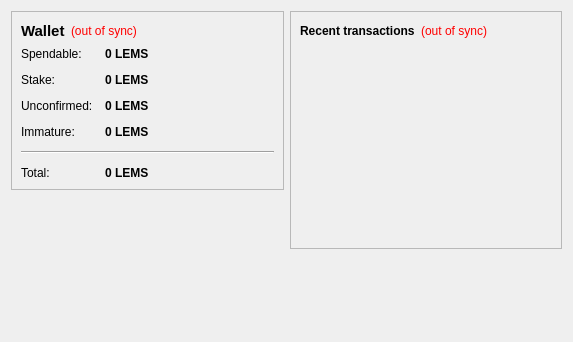
<?xml version="1.0" encoding="UTF-8"?>
<ui version="4.0">
 <class>OverviewPage</class>
 <widget class="QWidget" name="OverviewPage">
  <property name="geometry">
   <rect>
    <x>0</x>
    <y>0</y>
    <width>573</width>
    <height>342</height>
   </rect>
  </property>
  <property name="windowTitle">
   <string>Form</string>
  </property>
  <layout class="QHBoxLayout" name="horizontalLayout" stretch="1,1">
   <item>
    <layout class="QVBoxLayout" name="verticalLayout_2">
     <item>
      <widget class="QFrame" name="frame">
       <property name="frameShape">
        <enum>QFrame::StyledPanel</enum>
       </property>
       <property name="frameShadow">
        <enum>QFrame::Raised</enum>
       </property>
       <layout class="QVBoxLayout" name="verticalLayout_4">
        <item>
         <layout class="QHBoxLayout" name="horizontalLayout_4">
          <item>
           <widget class="QLabel" name="label_5">
            <property name="font">
             <font>
              <pointsize>11</pointsize>
              <weight>75</weight>
              <bold>true</bold>
             </font>
            </property>
            <property name="text">
             <string>Wallet</string>
            </property>
           </widget>
          </item>
          <item>
           <widget class="QLabel" name="labelWalletStatus">
            <property name="toolTip">
             <string>The displayed information may be out of date. Your wallet automatically synchronizes with the Lemmings network after a connection is established, but this process has not completed yet.</string>
            </property>
            <property name="styleSheet">
             <string notr="true">QLabel { color: red; }</string>
            </property>
            <property name="text">
             <string notr="true">(out of sync)</string>
            </property>
            <property name="alignment">
             <set>Qt::AlignLeading|Qt::AlignLeft|Qt::AlignVCenter</set>
            </property>
           </widget>
          </item>
          <item>
           <spacer name="horizontalSpacer_2">
            <property name="orientation">
             <enum>Qt::Horizontal</enum>
            </property>
            <property name="sizeHint" stdset="0">
             <size>
              <width>40</width>
              <height>20</height>
             </size>
            </property>
           </spacer>
          </item>
         </layout>
        </item>
        <item>
         <layout class="QFormLayout" name="formLayout_2">
          <property name="fieldGrowthPolicy">
           <enum>QFormLayout::AllNonFixedFieldsGrow</enum>
          </property>
          <property name="horizontalSpacing">
           <number>12</number>
          </property>
          <property name="verticalSpacing">
           <number>12</number>
          </property>
          <item row="0" column="0">
           <widget class="QLabel" name="label">
            <property name="text">
             <string>Spendable:</string>
            </property>
           </widget>
          </item>
          <item row="0" column="1">
           <widget class="QLabel" name="labelBalance">
            <property name="font">
             <font>
              <weight>75</weight>
              <bold>true</bold>
             </font>
            </property>
            <property name="cursor">
             <cursorShape>IBeamCursor</cursorShape>
            </property>
            <property name="toolTip">
             <string>Your current spendable balance</string>
            </property>
            <property name="text">
             <string notr="true">0 LEMS</string>
            </property>
            <property name="textInteractionFlags">
             <set>Qt::LinksAccessibleByMouse|Qt::TextSelectableByKeyboard|Qt::TextSelectableByMouse</set>
            </property>
           </widget>
          </item>
          <item row="1" column="0">
           <widget class="QLabel" name="label_6">
            <property name="text">
             <string>Stake:</string>
            </property>
           </widget>
          </item>
          <item row="1" column="1">
           <widget class="QLabel" name="labelStake">
            <property name="font">
             <font>
              <weight>75</weight>
              <bold>true</bold>
             </font>
            </property>
            <property name="cursor">
             <cursorShape>IBeamCursor</cursorShape>
            </property>
            <property name="toolTip">
             <string>Total of coins that was staked, and do not yet count toward the current balance</string>
            </property>
            <property name="text">
             <string notr="true">0 LEMS</string>
            </property>
            <property name="textInteractionFlags">
             <set>Qt::LinksAccessibleByMouse|Qt::TextSelectableByKeyboard|Qt::TextSelectableByMouse</set>
            </property>
           </widget>
          </item>
          <item row="2" column="0">
           <widget class="QLabel" name="label_3">
            <property name="text">
             <string>Unconfirmed:</string>
            </property>
           </widget>
          </item>
          <item row="2" column="1">
           <widget class="QLabel" name="labelUnconfirmed">
            <property name="font">
             <font>
              <weight>75</weight>
              <bold>true</bold>
             </font>
            </property>
            <property name="cursor">
             <cursorShape>IBeamCursor</cursorShape>
            </property>
            <property name="toolTip">
             <string>Total of transactions that have yet to be confirmed, and do not yet count toward the current balance</string>
            </property>
            <property name="text">
             <string notr="true">0 LEMS</string>
            </property>
            <property name="textInteractionFlags">
             <set>Qt::LinksAccessibleByMouse|Qt::TextSelectableByKeyboard|Qt::TextSelectableByMouse</set>
            </property>
           </widget>
          </item>
          <item row="3" column="0">
           <widget class="QLabel" name="labelImmatureText">
            <property name="text">
             <string>Immature:</string>
            </property>
           </widget>
          </item>
          <item row="3" column="1">
           <widget class="QLabel" name="labelImmature">
            <property name="font">
             <font>
              <weight>75</weight>
              <bold>true</bold>
             </font>
            </property>
            <property name="toolTip">
             <string>Mined balance that has not yet matured</string>
            </property>
            <property name="text">
             <string notr="true">0 LEMS</string>
            </property>
            <property name="textInteractionFlags">
             <set>Qt::LinksAccessibleByMouse|Qt::TextSelectableByKeyboard|Qt::TextSelectableByMouse</set>
            </property>
           </widget>
          </item>
          <item row="4" column="0" colspan="2">
           <widget class="Line" name="line">
            <property name="orientation">
             <enum>Qt::Horizontal</enum>
            </property>
           </widget>
          </item>
          <item row="5" column="0">
           <widget class="QLabel" name="labelTotalText">
            <property name="text">
             <string>Total:</string>
            </property>
           </widget>
          </item>
          <item row="5" column="1">
           <widget class="QLabel" name="labelTotal">
            <property name="font">
             <font>
              <weight>75</weight>
              <bold>true</bold>
             </font>
            </property>
            <property name="cursor">
             <cursorShape>IBeamCursor</cursorShape>
            </property>
            <property name="toolTip">
             <string>Your current total balance</string>
            </property>
            <property name="text">
             <string notr="true">0 LEMS</string>
            </property>
            <property name="textInteractionFlags">
             <set>Qt::LinksAccessibleByMouse|Qt::TextSelectableByKeyboard|Qt::TextSelectableByMouse</set>
            </property>
           </widget>
          </item>
         </layout>
        </item>
       </layout>
      </widget>
     </item>
     <item>
      <spacer name="verticalSpacer">
       <property name="orientation">
        <enum>Qt::Vertical</enum>
       </property>
       <property name="sizeHint" stdset="0">
        <size>
         <width>20</width>
         <height>40</height>
        </size>
       </property>
      </spacer>
     </item>
    </layout>
   </item>
   <item>
    <layout class="QVBoxLayout" name="verticalLayout_3">
     <item>
      <widget class="QFrame" name="frame_2">
       <property name="frameShape">
        <enum>QFrame::StyledPanel</enum>
       </property>
       <property name="frameShadow">
        <enum>QFrame::Raised</enum>
       </property>
       <layout class="QVBoxLayout" name="verticalLayout">
        <item>
         <layout class="QHBoxLayout" name="horizontalLayout_2">
          <item>
           <widget class="QLabel" name="label_4">
            <property name="text">
             <string>&lt;b&gt;Recent transactions&lt;/b&gt;</string>
            </property>
           </widget>
          </item>
          <item>
           <widget class="QLabel" name="labelTransactionsStatus">
            <property name="toolTip">
             <string>The displayed information may be out of date. Your wallet automatically synchronizes with the Lemmings network after a connection is established, but this process has not completed yet.</string>
            </property>
            <property name="styleSheet">
             <string notr="true">QLabel { color: red; }</string>
            </property>
            <property name="text">
             <string notr="true">(out of sync)</string>
            </property>
            <property name="alignment">
             <set>Qt::AlignRight|Qt::AlignTrailing|Qt::AlignVCenter</set>
            </property>
           </widget>
          </item>
          <item>
           <spacer name="horizontalSpacer">
            <property name="orientation">
             <enum>Qt::Horizontal</enum>
            </property>
            <property name="sizeHint" stdset="0">
             <size>
              <width>40</width>
              <height>20</height>
             </size>
            </property>
           </spacer>
          </item>
         </layout>
        </item>
        <item>
         <widget class="QListView" name="listTransactions">
          <property name="styleSheet">
           <string notr="true">QListView { background: transparent; }</string>
          </property>
          <property name="frameShape">
           <enum>QFrame::NoFrame</enum>
          </property>
          <property name="verticalScrollBarPolicy">
           <enum>Qt::ScrollBarAlwaysOff</enum>
          </property>
          <property name="horizontalScrollBarPolicy">
           <enum>Qt::ScrollBarAlwaysOff</enum>
          </property>
          <property name="selectionMode">
           <enum>QAbstractItemView::NoSelection</enum>
          </property>
         </widget>
        </item>
       </layout>
      </widget>
     </item>
     <item>
      <spacer name="verticalSpacer_2">
       <property name="orientation">
        <enum>Qt::Vertical</enum>
       </property>
       <property name="sizeHint" stdset="0">
        <size>
         <width>20</width>
         <height>40</height>
        </size>
       </property>
      </spacer>
     </item>
    </layout>
   </item>
  </layout>
 </widget>
 <resources/>
 <connections/>
</ui>
